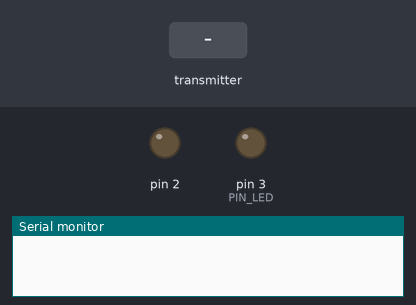
The sketch below on a simulated Arduino Uno, built with avr-gcc and run on an emulated ATmega328P. Shown: output pins drawn as LEDs (lit = HIGH), the last lines printed to the serial monitor. Inputs (shaded band) come from the test bench. No radio packets arrive unless stated.

Above: at 1.2 s.
1.3 s: the transmitter starts sending potValue.1 = 512
At 2.5 s:
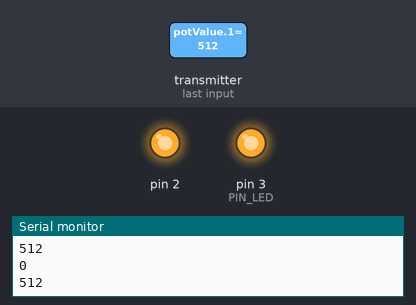
Timing chart, 0 to 4.3 s (numbered marks = the images above; inputs shaded):
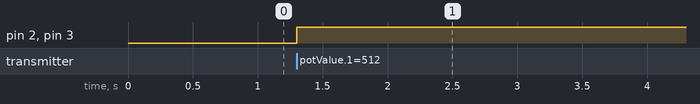

Measured:
- after the input at 1.3 s, pin 2, pin 3 (PIN_LED): LOW → HIGH at once

The sketch:

rx.ino
```cpp
#include <SPI.h>  // Подключаем библиотеку для работы с SPI-интерфейсом
#include <nRF24L01.h> // Подключаем файл конфигурации из библиотеки RF24
#include <RF24.h> // Подключаем библиотеку для работа для работы с модулем NRF24L01
#define PIN_LED 3  // Номер пина Arduino, к которому подключен светодиод
#define PIN_CE  10  // Номер пина Arduino, к которому подключен вывод CE радиомодуля
#define PIN_CSN 9 // Номер пина Arduino, к которому подключен вывод CSN радиомодуля
RF24 radio(PIN_CE, PIN_CSN); // Создаём объект radio с указанием выводов CE и CSN

int potValue[2]; // Создаём массив для приёма значений потенциометра

void setup() {
  pinMode(2, OUTPUT);
  pinMode(3, OUTPUT);
  Serial.begin(9600);
  pinMode(PIN_LED, OUTPUT); // Настраиваем на выход пин светодиода
  radio.begin();  // Инициализация модуля NRF24L01
  radio.setChannel(5); // Обмен данными будет вестись на пятом канале (2,405 ГГц)
  radio.setDataRate (RF24_1MBPS); // Скорость обмена данными 1 Мбит/сек
  radio.setPALevel(RF24_PA_HIGH); // Выбираем высокую мощность передатчика (-6dBm)
  radio.openReadingPipe (1, 0x7878787878LL); // Открываем трубу ID передатчика
  radio.startListening(); // Начинаем прослушивать открываемую трубу
}

void loop() {
  if(radio.available()){ // Если в буфер приёмника поступили данные
    radio.read(&potValue, sizeof(potValue)); // Читаем показания потенциометра
    Serial.println(potValue[0]);
    Serial.println(potValue[1]);
  }
  if((potValue[0]==529)||(potValue[0]==530)&&(potValue[1]==513)||(potValue[1]==512)){
    digitalWrite(2, HIGH); //выключение двигателя
    digitalWrite(3, HIGH); //выключение двигателя
  }
  else{
    if((potValue[0]==0)&&((potValue[1]>500)&&(potValue[1]<518))){
      digitalWrite(2, LOW); //включение двигателя(прямо)
      digitalWrite(3, LOW);//включение двигателя
    }
    if(((potValue[0]==529)||(potValue[0]==530))&&((potValue[1]==1023)||(potValue[1]==1022))){
      digitalWrite(2, LOW); //включение двигателя(налево)
      digitalWrite(3,HIGH );//выключение двигателя
    }
    if(((potValue[0]==529)||(potValue[0]==530))&&((potValue[1]==0))){
      digitalWrite(2, HIGH); //выключение двигателя(направо)
      digitalWrite(3,LOW);//включение двигателя
    }
  }
}
```
